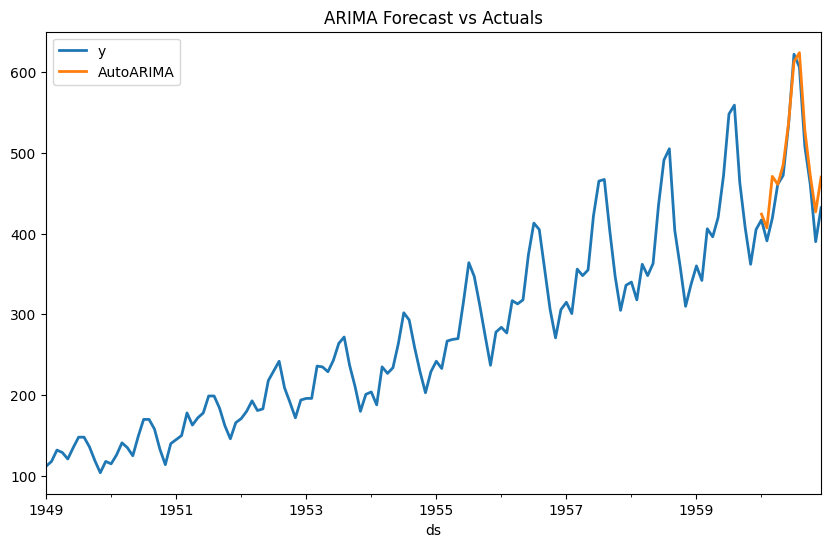

This chart was generated by the following Python code:
import pandas as pd
import matplotlib.pyplot as plt
from statsforecast import StatsForecast
from statsforecast.models import AutoARIMA
from neuralforecast.utils import AirPassengersDF
from sklearn.preprocessing import MinMaxScaler
from sklearn.metrics import mean_squared_error, mean_absolute_error, mean_absolute_percentage_error
from math import sqrt

Y_df = AirPassengersDF

Y_train_df = Y_df[Y_df.ds <= '1959-12-31']
Y_test_df = Y_df[Y_df.ds > '1959-12-31']

scaler = MinMaxScaler(feature_range=(0, 1))
Y_train_scaled = scaler.fit_transform(Y_train_df[['y']])
Y_test_scaled = scaler.transform(Y_test_df[['y']])

Y_train_scaled_df = pd.DataFrame({
    'unique_id': Y_train_df['unique_id'].values,
    'ds': Y_train_df['ds'].values,
    'y': Y_train_scaled.flatten()
})

Y_test_scaled_df = pd.DataFrame({
    'unique_id': Y_test_df['unique_id'].values,
    'ds': Y_test_df['ds'].values,
    'y': Y_test_scaled.flatten()
})

horizon = len(Y_test_scaled)
model = AutoARIMA(season_length=12)
sf = StatsForecast(models=[model], freq='M')
sf.fit(df=Y_train_scaled_df)

Y_hat_scaled = sf.predict(horizon).reset_index()

Y_hat_values_scaled = Y_hat_scaled[['AutoARIMA']]
Y_hat_values = scaler.inverse_transform(Y_hat_values_scaled)

Y_hat_df = pd.DataFrame({
    'unique_id': Y_test_df['unique_id'].values,
    'ds': Y_hat_scaled['ds'].values,
    'AutoARIMA': Y_hat_values.flatten()
})

Y_hat_df = Y_test_df.merge(Y_hat_df, how='left', on=['unique_id', 'ds'])

fig, ax = plt.subplots(figsize=(10, 6))
plot_df = pd.concat([Y_train_df, Y_hat_df]).set_index('ds')
plot_df[['y', 'AutoARIMA']].plot(ax=ax, linewidth=2)

ax.set_title('ARIMA Forecast vs Actuals')
plt.savefig('model_autoarima.png', format='png', bbox_inches='tight')
plt.close(fig)

mse = mean_squared_error(Y_test_df['y'], Y_hat_df['AutoARIMA'])
mae = mean_absolute_error(Y_test_df['y'], Y_hat_df['AutoARIMA'])
rmse = sqrt(mse)
mape = mean_absolute_percentage_error(Y_test_df['y'], Y_hat_df['AutoARIMA'])

print(f'Mean Absolute Error (MAE): {mae:.2f}')
print(f'Mean Squared Error (MSE): {mse:.2f}')
print(f'Root Mean Squared Error (RMSE): {rmse:.2f}')
print(f'Mean Absolute Percentage Error (MAPE): {mape:.2%}')
